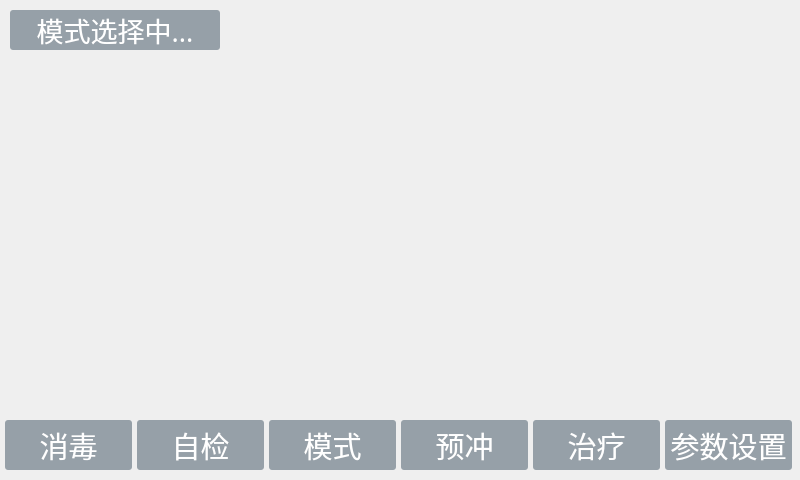
<?xml version="1.0" encoding="UTF-8"?>
<ui version="4.0">
 <class>SetModel</class>
 <widget class="QWidget" name="SetModel">
  <property name="geometry">
   <rect>
    <x>0</x>
    <y>0</y>
    <width>800</width>
    <height>480</height>
   </rect>
  </property>
  <property name="windowTitle">
   <string>Form</string>
  </property>
  <widget class="QPushButton" name="pushProcess">
   <property name="geometry">
    <rect>
     <x>533</x>
     <y>420</y>
     <width>127</width>
     <height>50</height>
    </rect>
   </property>
   <property name="font">
    <font>
     <pointsize>22</pointsize>
    </font>
   </property>
   <property name="styleSheet">
    <string notr="true">QPushButton { background-color: rgb(150,160,168); border-radius: 3px; color: rgb(255, 255, 255); } QPushButton:hover { background-color: rgb(123,147,168); }
QPushButton:focus { background-color: rgb(123,147,168); }
</string>
   </property>
   <property name="text">
    <string>治疗</string>
   </property>
   <property name="autoDefault">
    <bool>false</bool>
   </property>
  </widget>
  <widget class="QPushButton" name="pushPrime">
   <property name="geometry">
    <rect>
     <x>401</x>
     <y>420</y>
     <width>127</width>
     <height>50</height>
    </rect>
   </property>
   <property name="font">
    <font>
     <pointsize>22</pointsize>
    </font>
   </property>
   <property name="styleSheet">
    <string notr="true">QPushButton { background-color: rgb(150,160,168); border-radius: 3px; color: rgb(255, 255, 255); } QPushButton:hover { background-color: rgb(123,147,168); }
QPushButton:focus { background-color: rgb(123,147,168); }</string>
   </property>
   <property name="text">
    <string>预冲</string>
   </property>
  </widget>
  <widget class="QPushButton" name="pushCheck">
   <property name="geometry">
    <rect>
     <x>137</x>
     <y>420</y>
     <width>127</width>
     <height>50</height>
    </rect>
   </property>
   <property name="font">
    <font>
     <pointsize>22</pointsize>
    </font>
   </property>
   <property name="styleSheet">
    <string notr="true">QPushButton { background-color: rgb(150,160,168); border-radius: 3px; color: rgb(255, 255, 255); } QPushButton:hover { background-color: rgb(123,147,168); }
QPushButton:focus { background-color: rgb(123,147,168); }</string>
   </property>
   <property name="text">
    <string>自检</string>
   </property>
  </widget>
  <widget class="QPushButton" name="pushParameter">
   <property name="geometry">
    <rect>
     <x>665</x>
     <y>420</y>
     <width>127</width>
     <height>50</height>
    </rect>
   </property>
   <property name="font">
    <font>
     <pointsize>22</pointsize>
    </font>
   </property>
   <property name="styleSheet">
    <string notr="true">QPushButton { background-color: rgb(150,160,168); border-radius: 3px; color: rgb(255, 255, 255); } QPushButton:hover { background-color: rgb(123,147,168); }
QPushButton:focus { background-color: rgb(123,147,168); }</string>
   </property>
   <property name="text">
    <string>参数设置</string>
   </property>
   <property name="autoDefault">
    <bool>false</bool>
   </property>
   <property name="default">
    <bool>false</bool>
   </property>
   <property name="flat">
    <bool>false</bool>
   </property>
  </widget>
  <widget class="QLabel" name="label">
   <property name="geometry">
    <rect>
     <x>10</x>
     <y>10</y>
     <width>210</width>
     <height>40</height>
    </rect>
   </property>
   <property name="font">
    <font>
     <family>Tlwg Typewriter</family>
     <pointsize>20</pointsize>
    </font>
   </property>
   <property name="styleSheet">
    <string notr="true">QLabel { background-color: rgb(150,160,168); border-radius: 3px; color: rgb(255, 255, 255); }
</string>
   </property>
   <property name="text">
    <string>模式选择中...</string>
   </property>
   <property name="alignment">
    <set>Qt::AlignCenter</set>
   </property>
  </widget>
  <widget class="QPushButton" name="pushClean">
   <property name="geometry">
    <rect>
     <x>5</x>
     <y>420</y>
     <width>127</width>
     <height>50</height>
    </rect>
   </property>
   <property name="font">
    <font>
     <pointsize>22</pointsize>
    </font>
   </property>
   <property name="styleSheet">
    <string notr="true">QPushButton { background-color: rgb(150,160,168); border-radius: 3px; color: rgb(255, 255, 255); } QPushButton:hover { background-color: rgb(123,147,168); }
QPushButton:focus { background-color: rgb(123,147,168); }</string>
   </property>
   <property name="text">
    <string>消毒</string>
   </property>
  </widget>
  <widget class="QPushButton" name="pushSetmodel">
   <property name="geometry">
    <rect>
     <x>269</x>
     <y>420</y>
     <width>127</width>
     <height>50</height>
    </rect>
   </property>
   <property name="font">
    <font>
     <pointsize>22</pointsize>
    </font>
   </property>
   <property name="styleSheet">
    <string notr="true">QPushButton { background-color: rgb(150,160,168); border-radius: 3px; color: rgb(255, 255, 255); } QPushButton:hover { background-color: rgb(123,147,168); }
QPushButton:focus { background-color: rgb(123,147,168); }</string>
   </property>
   <property name="text">
    <string>模式</string>
   </property>
  </widget>
 </widget>
 <resources/>
 <connections/>
</ui>
